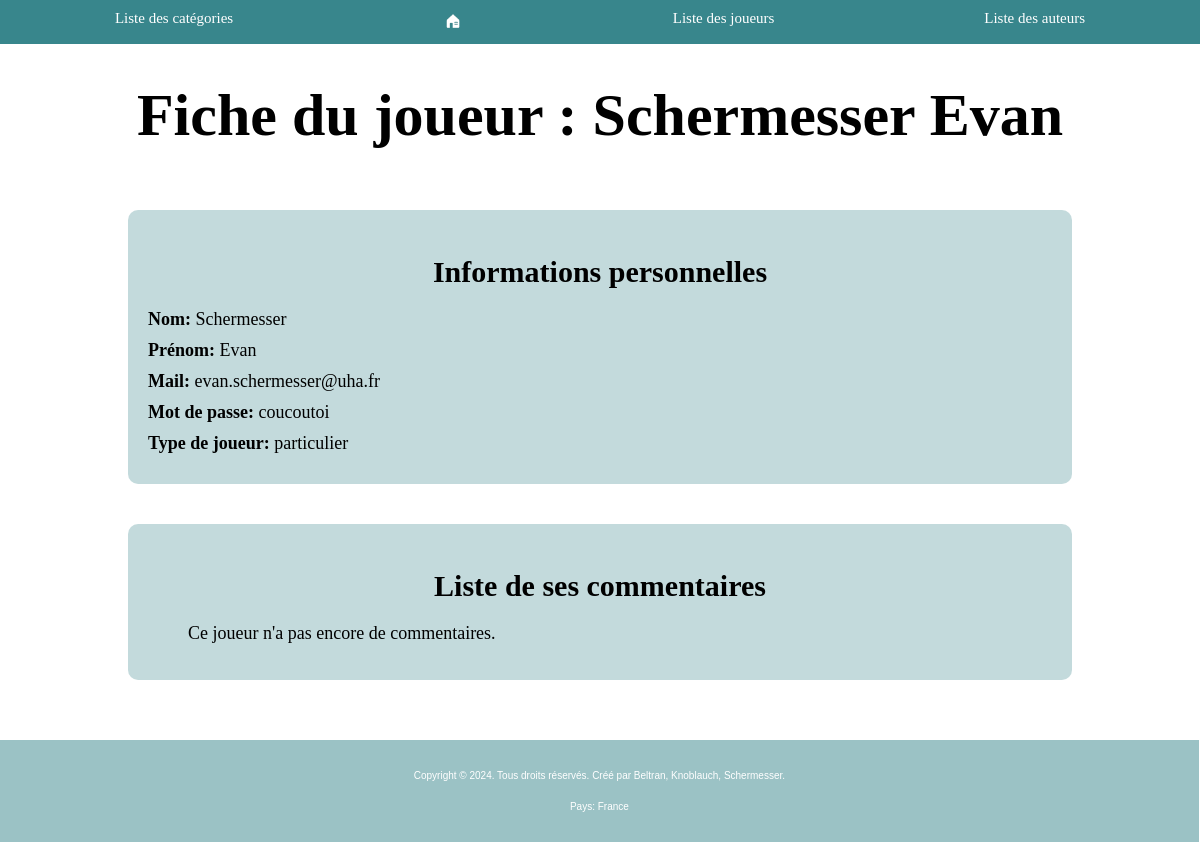
Page /affiche_joueurs/2/ on the earlier database version.
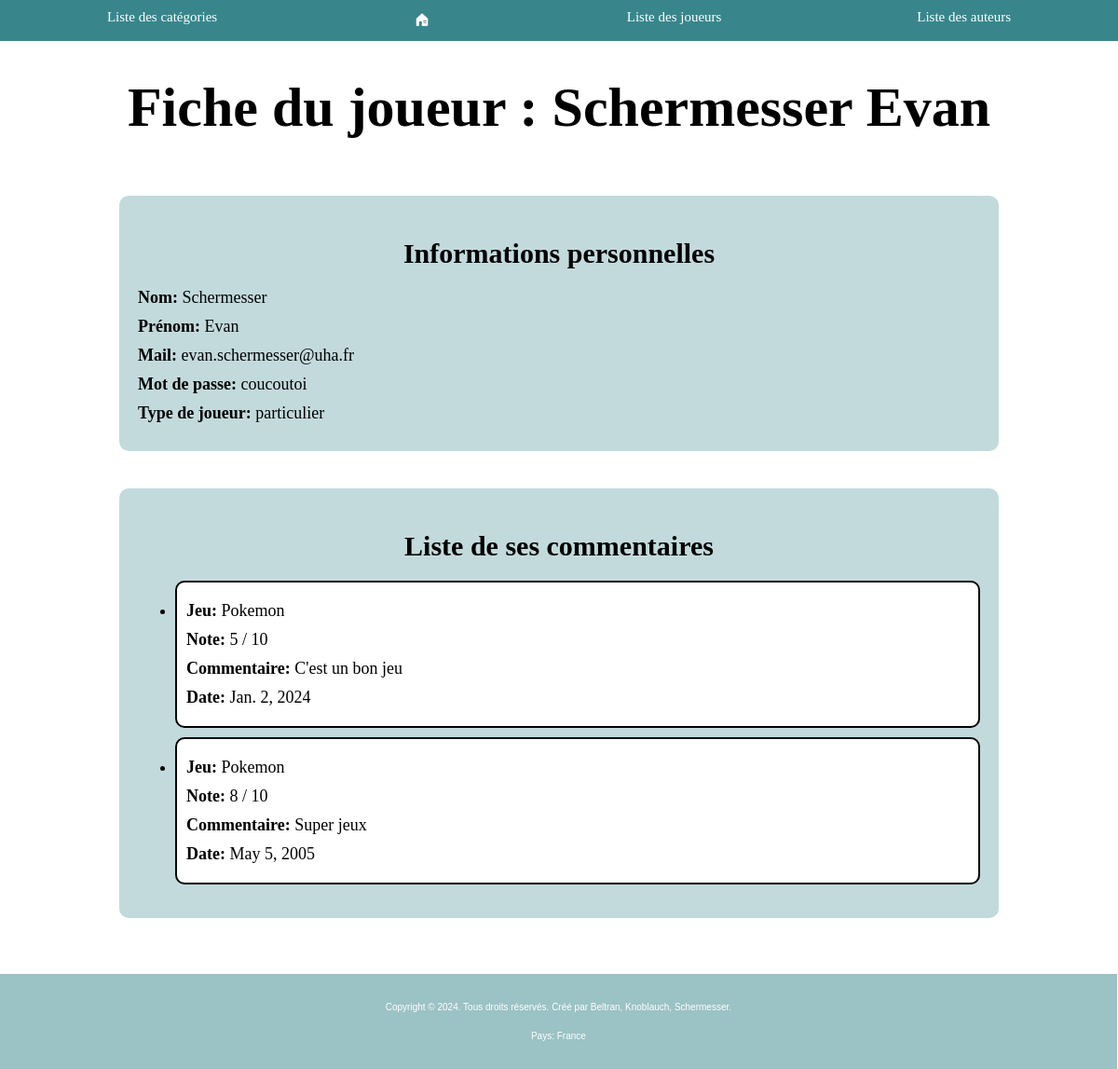
Same page on the later database version.
### ludotheque/models.py (models this page shows, shortened)
class Commentaires(models.Model):
    jeux = models.ForeignKey("Jeux", on_delete=models.CASCADE, default=None)
    joueurs = models.ForeignKey("Joueurs", on_delete=models.CASCADE, default=None)
    note = models.FloatField(max_length=3)
    commentaire = models.TextField(blank=True, null=True)
    date = models.DateField(blank=True, null=False)

class Jeux(models.Model):
    titre = models.CharField(max_length=100)
    anneeSortie = models.IntegerField()
    photo = models.ImageField(upload_to='images/', blank=True, null=True)
    editeur = models.CharField(max_length=100)
    auteur = models.ForeignKey("Auteurs", on_delete=models.CASCADE, default=None)
    cat = models.ForeignKey("Categories", on_delete=models.CASCADE, default=None)
    def __str__(self):
        chaine = f" {self.titre} "
        return chaine

### ludotheque/views_joueurs.py (the view)
# urls.py: path('affiche_joueurs/<int:id>/', views_joueurs.joueurs_affiche),
def joueurs_affiche(request, id):
    joueur = models.Joueurs.objects.get(pk=id)
    commentaires = models.Commentaires.objects.filter(joueurs=joueur)
    return render(request, "joueurs/affiche.html", {"joueur": joueur, "commentaires": commentaires})

### ludotheque/templates/joueurs/affiche.html (shortened to what this page needs)
<!DOCTYPE html>
<html lang="en">
{% load static %}
<head>
    <link rel="stylesheet" type="text/css" href="{% static 'main.css' %}"/>
</head>
<body>
{% include 'main_nav.html' %}
<div class="containerSecond">
    <h1 class="mainTitle">Fiche du joueur : {{ joueur.nom }} {{ joueur.prenom }}</h1>
    <article class="playerInfo">
        <h2>Informations personnelles</h2>
        <p><strong>Nom:</strong> {{ joueur.nom }}</p>
        <p><strong>Prénom:</strong> {{ joueur.prenom }}</p>
        <p><strong>Mail:</strong> {{ joueur.mail }}</p>
        <p><strong>Mot de passe:</strong> {{ joueur.mdp }}</p>
        <p><strong>Type de joueur:</strong> {{ joueur.type }}</p>
    </article>
    <article class="playerComments">
        <h2>Liste de ses commentaires</h2>
        <ul>
        {% for commentaire in commentaires %}
            <li class="commentItem">
                <p><strong>Jeu:</strong> {{ commentaire.jeux }}</p>
                <p><strong>Note:</strong> {{ commentaire.note }} / 10</p>
                <p><strong>Commentaire:</strong> {{ commentaire.commentaire }}</p>
                <p><strong>Date:</strong> {{ commentaire.date }}</p>
            </li>
        {% empty %}
            <p>Ce joueur n'a pas encore de commentaires.</p>
        {% endfor %}
        </ul>
    </article>
</div>
{% include 'main_footer.html' %}
</body>
</html>

Differences in the rows shown:
added Commentaires: jeux "Pokemon", note "5", commentaire "C'est un bon jeu", date "Jan. 2, 2024"
added Commentaires: jeux "Pokemon", note "8", commentaire "Super jeux", date "May 5, 2005"
Other differences:
text no longer shown: "Ce joueur n'a pas encore de commentaires."
